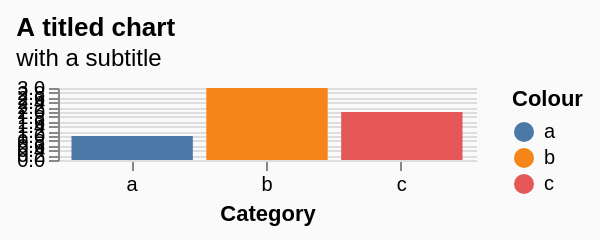

Write a Vega-Lite specification for this figure.
### Vega specification from a JSON file in a GitHub repository (floating-point values rounded to 4 significant figures)
{"width": 300, "height": 120, "padding": 8, "autosize": {"type": "fit", "contains": "padding"}, "background": "#fafafa", "data": [{"name": "t", "values": [{"c": "a", "v": 1}, {"c": "b", "v": 3}, {"c": "c", "v": 2}]}], "scales": [{"name": "x", "type": "band", "domain": {"data": "t", "field": "c"}, "range": "width", "padding": 0.1}, {"name": "y", "type": "linear", "domain": {"data": "t", "field": "v"}, "range": "height", "nice": true}, {"name": "col", "type": "ordinal", "domain": {"data": "t", "field": "c"}, "range": "category"}], "axes": [{"orient": "bottom", "scale": "x", "title": "Category"}, {"orient": "left", "scale": "y", "grid": true}], "legends": [{"fill": "col", "title": "Colour"}], "title": {"text": "A titled chart", "subtitle": "with a subtitle", "anchor": "start"}, "marks": [{"type": "rect", "from": {"data": "t"}, "encode": {"update": {"x": {"scale": "x", "field": "c"}, "width": {"scale": "x", "band": 1}, "y": {"scale": "y", "field": "v"}, "y2": {"scale": "y", "value": 0}, "fill": {"scale": "col", "field": "c"}}}}]}
